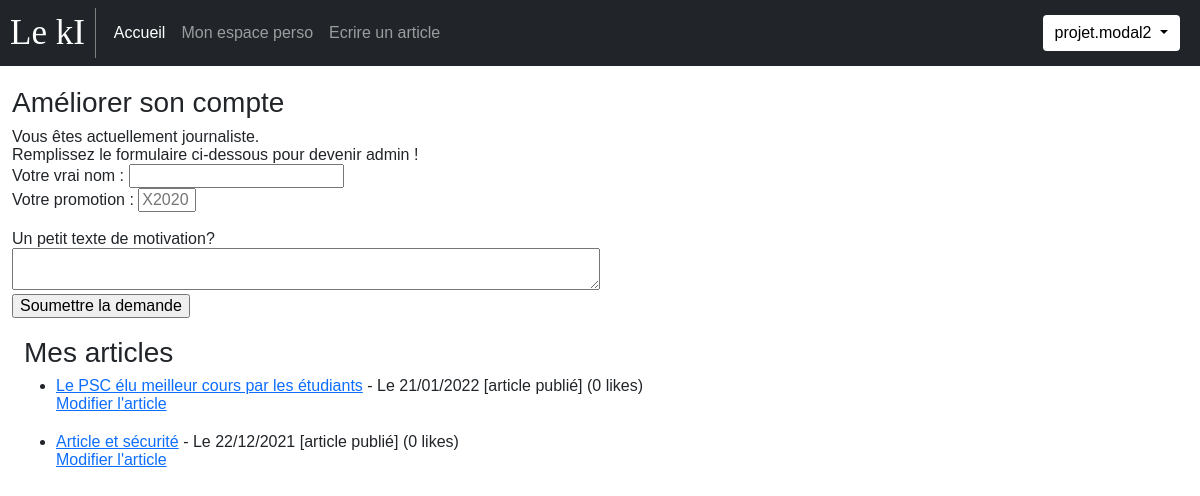
The app's page /index.php?page=my-space (signed in), older data.
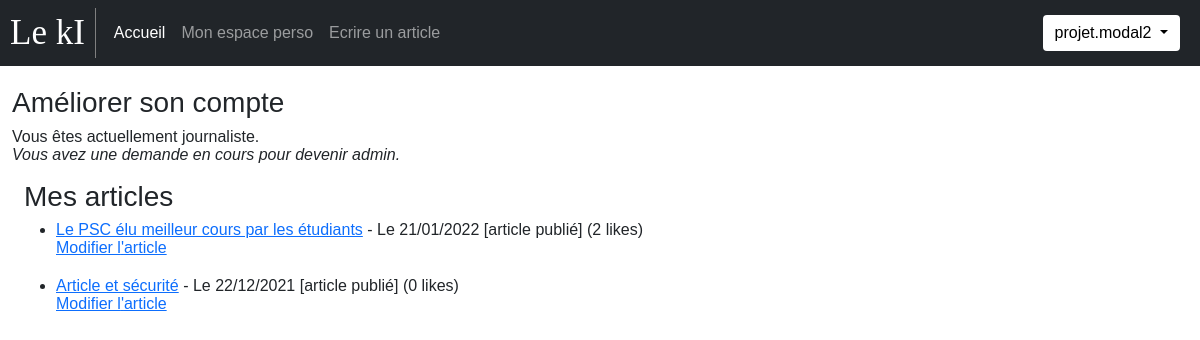
The same page, newer data.
### tables this page shows
CREATE TABLE `articles` (
  `ID` int(11) NOT NULL,
  `id_auteur` int(11) NOT NULL,
  `titre` varchar(256) NOT NULL,
  `contenu` text NOT NULL,
  `image` varchar(256) NOT NULL,
  `statut` varchar(20) NOT NULL DEFAULT 'attente',
  `parution` timestamp NOT NULL DEFAULT current_timestamp(),
  `maj` timestamp NOT NULL DEFAULT current_timestamp(),
  `nb_like` int(11) NOT NULL
);

CREATE TABLE `upgrade_requests` (
  `ID` int(11) NOT NULL,
  `id_user` int(11) NOT NULL,
  `nom` varchar(256) NOT NULL,
  `promo` varchar(6) NOT NULL,
  `motivation` varchar(500) NOT NULL,
  `type_demande` varchar(30) NOT NULL
);

### content/content_my-space.php (the view, shortened to what this page needs)
<?php
function printArticles() {
    global $bdd;
    $req = $bdd->prepare("SELECT ID, titre, statut, DATE_FORMAT(maj, ' - Le %d/%m/%Y') as my_date, nb_like FROM articles WHERE id_auteur = ? ORDER BY maj DESC");
    $req->execute(array($_SESSION['userid']));
    echo '<div class="container-fluid"><h3>Mes articles</h3>';
    if ($req->rowCount() == 0) {
        echo 'Vous n\'avez pas encore écrit d\'articles. N\'attendez plus, <a href="index.php?page=write-article">contribuez dès maintenant !</a>';
    } else {
        echo '<ul>';
        while ($article = $req->fetch()) {
            if ($article['statut'] === 'valide') {
                echo '<li><a href="index.php?page=read&article=' . $article['ID'] . '">'
                    . htmlspecialchars($article['titre']) . '</a>' . $article['my_date'];
            }
            else {
                echo '<li>' . htmlspecialchars($article['titre']) . $article['my_date'];
            }
            switch($article['statut']) {
                case 'valide':
                    echo ' [article publié] (' . $article['nb_like'] . ' likes)<br>';
                break;
            }
            echo '<a href="index.php?page=edit&article=' . $article['ID'] . '">Modifier l\'article</a></li>';
        }
        echo '</ul>';
    }
    echo '</div>';
}
function generateForm_upgrade() {
    echo <<<FIN_FORM
    <form method="post" action="index.php?page=my-space">
        <label>Votre vrai nom : </label>
        <input type="text" name="nom"><br>
        <label>Votre promotion : </label>
        <input name="promo" placeholder="X2020" style="width:58px" type="text"><br><br>
        <label>Un petit texte de motivation?</label><br>
        <textarea name="motivation" style="width:50%; resize:vertical"></textarea><br>
        <input type="submit" value="Soumettre la demande"><br><br>
    </form>
    FIN_FORM;
}
function printUpgrade() {
    global $bdd;
    echo '<div class="container-fluid"><h3>Améliorer son compte</h3>';
    echo 'Vous êtes actuellement ' . $_SESSION['usertype'] . '.<br>';
    $req = $bdd->prepare('SELECT ID, type_demande FROM upgrade_requests WHERE id_user = ?');
    $req->execute(array($_SESSION['userid']));
    if ($req->rowCount() > 0) {
        echo '<p><em>Vous avez une demande en cours pour devenir ' . $req->fetch()['type_demande'] . '.</em></p>';
    }
    else {
        $newtype = 'journaliste';
        if ($_SESSION['usertype'] == $newtype) {
            $newtype = 'admin';
        }
        echo 'Remplissez le formulaire ci-dessous pour devenir ' . $newtype . ' !';
        generateForm_upgrade();
    }
}

Row changes from the older to the newer data that the page shows:
added upgrade_requests: type_demande "admin"
changed articles "Le PSC élu meilleur cours par les étudiants": nb_like "0" → "2"
Text that changed along with them:
$newtype: "admin" → (not shown)
form field value: "Soumettre la demande" → (not shown)
text no longer shown: "Remplissez le formulaire ci-dessous pour devenir ! Votre vrai nom : Votre promotion : Un petit texte de motivation?"
text now shown: "Vous avez une demande en cours pour devenir ."
